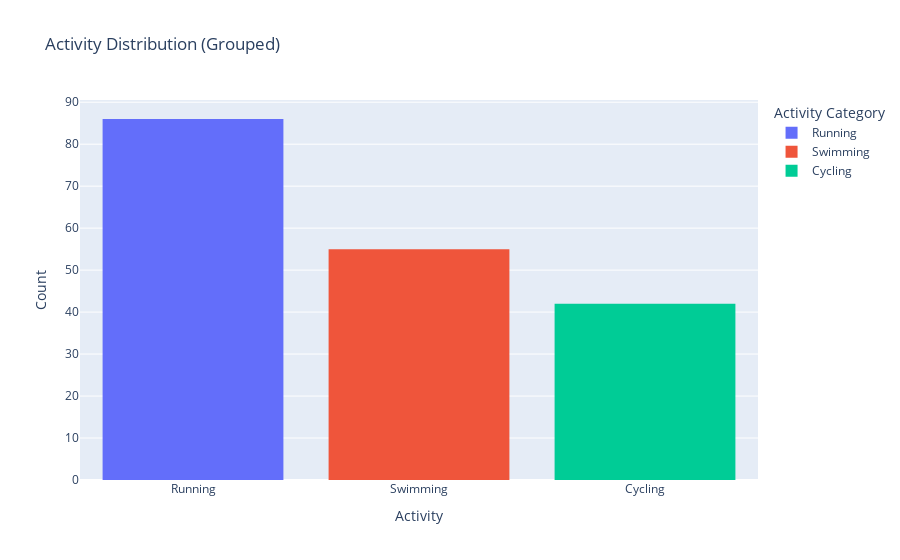

The notebook cell saved with this chart:
### Code cell
import plotly.express as px
fig = px.histogram(df, x='Activity Category', color='Activity Category',
                   title='Activity Distribution (Grouped)',
                   category_orders={'Activity Category': df['Activity Category'].value_counts().index})
fig.update_layout(bargap=0.2, xaxis_title='Activity', yaxis_title='Count')
fig.show()

### Figure 1 — Plotly figure (JSON) as saved in the notebook; plotly's stock layout.template omitted (floating-point values rounded to 4 significant figures)
{"data": [{"alignmentgroup": "True", "bingroup": "x", "hovertemplate": "Activity Category=%{x}<br>count=%{y}<extra></extra>", "legendgroup": "Running", "marker": {"color": "#636efa", "pattern": {"shape": ""}}, "name": "Running", "offsetgroup": "Running", "orientation": "v", "showlegend": true, "type": "histogram", "x": ["Running", "Running", "Running", "Running", "Running", "Running", "Running", "Running", "Running", "Running", "Running", "Running", "Running", "Running", "Running", "Running", "Running", "Running", "Running", "Running", "Running", "Running", "Running", "Running", "Running", "Running", "Running", "Running", "Running", "Running", "Running", "Running", "Running", "Running", "Running", "Running", "Running", "Running", "Running", "Running", "Running", "Running", "Running", "Running", "Running", "Running", "Running", "Running", "Running", "Running", "Running", "Running", "Running", "Running", "Running", "Running", "Running", "Running", "Running", "Running", "Running", "Running", "Running", "Running", "Running", "Running", "Running", "Running", "Running", "Running", "Running", "Running", "Running", "Running", "Running", "Running", "Running", "Running", "Running", "Running", "Running", "Running", "Running", "Running", "Running", "Running"], "xaxis": "x", "yaxis": "y"}, {"alignmentgroup": "True", "bingroup": "x", "hovertemplate": "Activity Category=%{x}<br>count=%{y}<extra></extra>", "legendgroup": "Swimming", "marker": {"color": "#EF553B", "pattern": {"shape": ""}}, "name": "Swimming", "offsetgroup": "Swimming", "orientation": "v", "showlegend": true, "type": "histogram", "x": ["Swimming", "Swimming", "Swimming", "Swimming", "Swimming", "Swimming", "Swimming", "Swimming", "Swimming", "Swimming", "Swimming", "Swimming", "Swimming", "Swimming", "Swimming", "Swimming", "Swimming", "Swimming", "Swimming", "Swimming", "Swimming", "Swimming", "Swimming", "Swimming", "Swimming", "Swimming", "Swimming", "Swimming", "Swimming", "Swimming", "Swimming", "Swimming", "Swimming", "Swimming", "Swimming", "Swimming", "Swimming", "Swimming", "Swimming", "Swimming", "Swimming", "Swimming", "Swimming", "Swimming", "Swimming", "Swimming", "Swimming", "Swimming", "Swimming", "Swimming", "Swimming", "Swimming", "Swimming", "Swimming", "Swimming"], "xaxis": "x", "yaxis": "y"}, {"alignmentgroup": "True", "bingroup": "x", "hovertemplate": "Activity Category=%{x}<br>count=%{y}<extra></extra>", "legendgroup": "Cycling", "marker": {"color": "#00cc96", "pattern": {"shape": ""}}, "name": "Cycling", "offsetgroup": "Cycling", "orientation": "v", "showlegend": true, "type": "histogram", "x": ["Cycling", "Cycling", "Cycling", "Cycling", "Cycling", "Cycling", "Cycling", "Cycling", "Cycling", "Cycling", "Cycling", "Cycling", "Cycling", "Cycling", "Cycling", "Cycling", "Cycling", "Cycling", "Cycling", "Cycling", "Cycling", "Cycling", "Cycling", "Cycling", "Cycling", "Cycling", "Cycling", "Cycling", "Cycling", "Cycling", "Cycling", "Cycling", "Cycling", "Cycling", "Cycling", "Cycling", "Cycling", "Cycling", "Cycling", "Cycling", "Cycling", "Cycling"], "xaxis": "x", "yaxis": "y"}], "layout": {"bargap": 0.2, "barmode": "relative", "legend": {"title": {"text": "Activity Category"}, "tracegroupgap": 0}, "title": {"text": "Activity Distribution (Grouped)"}, "xaxis": {"anchor": "y", "categoryarray": ["Running", "Swimming", "Cycling"], "categoryorder": "array", "domain": [0, 1], "title": {"text": "Activity"}}, "yaxis": {"anchor": "x", "domain": [0, 1], "title": {"text": "Count"}}}}
